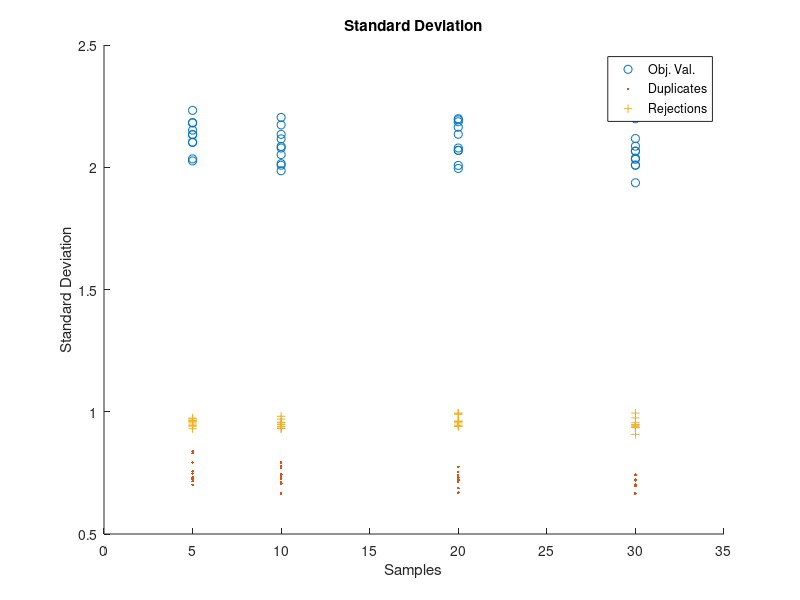

MATLAB code to generate this figure:
objave=[-0.567901;
-0.452675;
-0.292181;
-0.329218;
-0.18107;
-0.390947;
-0.349794;
-0.63786;
-0.522634;
-0.765432;
-0.395062;
-0.148148;
-0.341564;
-0.1893;
-0.403292;
0.028807;
-0.17284;
-0.300412;
-0.432099;
-0.012346;
-0.27572;
-0.065844;
0;
0.00823;
-0.028807;
-0.36214;
-0.395062;
-0.547325;
-0.160494;
-0.024691;
-0.024691;
-0.123457;
-0.049383;
-0.004115;
-0.065844;
-0.012346;
-0.078189;
0.016461;
0.024691;
-0.197531];

dupave=[0.855967
0.817558
0.76406
0.776406
0.727023
0.796982
0.783265
0.879287
0.840878
0.921811
0.798354
0.716049
0.780521
0.729767
0.801097
0.657064
0.72428
0.766804
0.8107
0.670782
0.758573
0.688615
0.666667
0.663923
0.676269
0.78738
0.798354
0.849108
0.720165
0.674897
0.674897
0.707819
0.683128
0.668038
0.688615
0.670782
0.69273
0.66118
0.658436
0.73251];

rejave=[2.855967
2.817558
2.76406
2.776406
2.727023
2.796982
2.783265
2.879287
2.840878
2.921811
2.798354
2.716049
2.780521
2.729767
2.801097
2.657064
2.72428
2.766804
2.8107
2.670782
2.758573
2.688615
2.666667
2.663923
2.676269
2.78738
2.798354
2.849108
2.720165
2.674897
2.674897
2.707819
2.683128
2.668038
2.688615
2.670782
2.69273
2.66118
2.658436
2.73251];

objsd=[2.232653
2.180904
2.034309
2.151854
2.025964
2.132809
2.103047
2.182723
2.133548
2.101441
2.173208
2.116134
2.203877
2.051493
2.078617
1.985661
2.008301
2.085142
2.134518
2.014674
2.078666
2.198538
2.007541
1.99517
2.069
2.135002
2.193967
2.163831
2.068943
2.186232
2.117287
2.086353
2.065621
2.008563
2.198538
2.008529
2.037608
1.936422
2.066064
2.03255];

dupsd=[0.830296
0.83923
0.700685
0.732445
0.725021
0.722436
0.71652
0.792632
0.757329
0.747287
0.733198
0.743305
0.792204
0.724155
0.770471
0.667398
0.706699
0.713254
0.779085
0.666081
0.712438
0.72278
0.66918
0.667805
0.687006
0.75415
0.731322
0.77513
0.742095
0.718621
0.695305
0.743807
0.741066
0.66678
0.72278
0.664016
0.723593
0.702538
0.699245
0.71947];

rejsd=[0.964961
0.941077
0.943033
0.973942
0.930761
0.970692
0.962023
0.961753
0.957577
0.949655
0.981531
0.95663
0.969935
0.940368
0.931853
0.937809
0.931426
0.956726
0.949173
0.94853
0.95468
0.994708
0.944911
0.941023
0.960483
0.95937
0.989893
0.961771
0.939746
0.99169
0.974926
0.945467
0.938934
0.946121
0.994708
0.94708
0.93554
0.90732
0.954997
0.935296];



x=vertcat(5*ones(10,1),10*ones(10,1),20*ones(10,1),30*ones(10,1));

% scatter(x,objave)
% xlabel('Samples')
% ylabel('Ave. Objective Value')
% title('Objective Value')
% xlim([0 35])


scatter(x,objsd,'o')
hold on
scatter(x,dupsd,'.')
hold on
scatter(x,rejsd,'+')
xlabel('Samples')
ylabel('Standard Deviation')
title('Standard Deviation')
legend('Obj. Val.','Duplicates','Rejections','Location','best')
%legend('Location','best')
xlim([0 35])

% scatter(x,dupave)
% xlabel('Samples')
% ylabel('Ave. Duplicates')
% title('Duplicates')
% xlim([0 35])

% scatter(x,rejave)
% xlabel('Samples')
% ylabel('Ave. Rejections')
% title('Rejected Requests')
% xlim([0 35])


